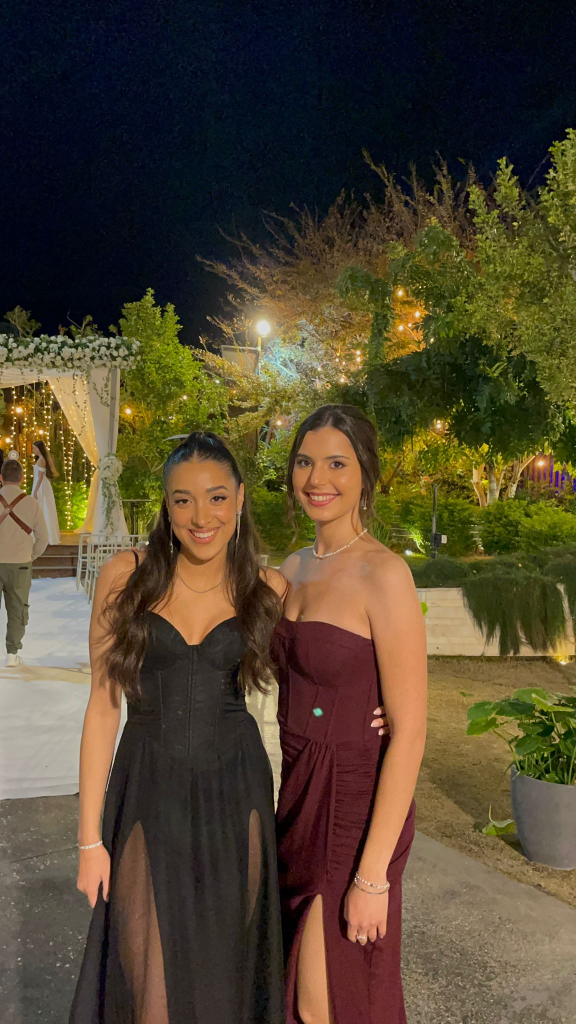
#> input picture images/image_1.jpg, 1152 x 2048 px (shown at 1/2 size)
$ python mine.py
#> lines starting #> are read from the running program, lines starting #| are printed output that depends on the picture; after the words box and inside, x2 and y2 are one past the last pixel; in counts of white or black regions, pixels touching at a corner belong together
import cv2
import numpy as np

# Load reference images and their corresponding videos
image_video_mapping = {
    "images/image_1.jpg": "videos/image_1.mp4",
    "images/image_2.jpg": "videos/image_2.mp4",
}

# Initialize ORB detector
orb = cv2.ORB_create(nfeatures=1000)

# Load reference images and compute keypoints/descriptors
reference_data = {}
for image_path, video_path in image_video_mapping.items():
    image = cv2.imread(image_path, 0)
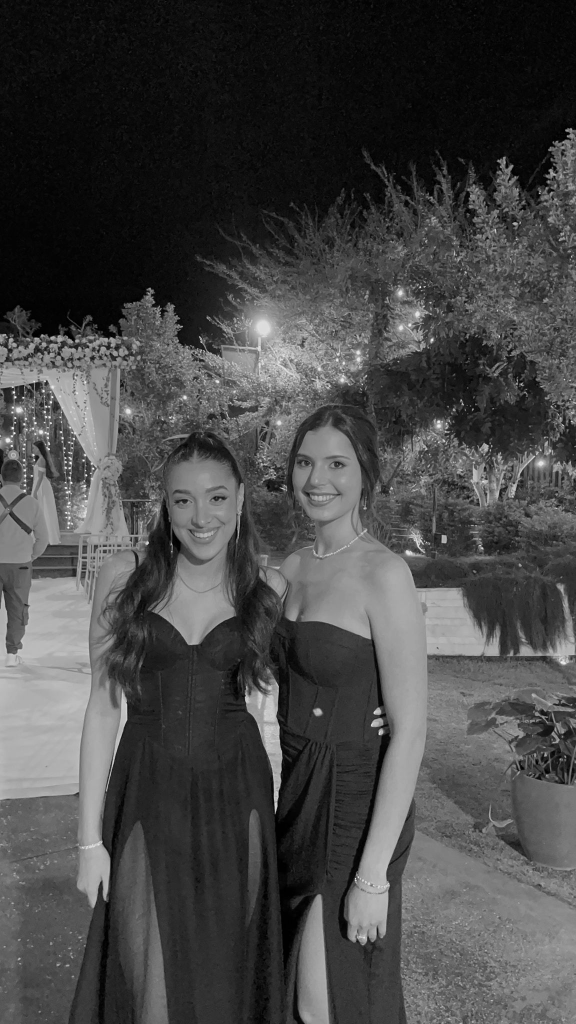
#> image: shape (2048, 1152) (shown at 1/2 size); min 0, max 255, mean 70.2
    keypoints, descriptors = orb.detectAndCompute(image, None)
#> keypoints = 1000 keypoints; strongest (x, y, size): (31, 794, 31), (173, 950, 31), (841, 574, 31), (46, 795, 31)
    reference_data[image_path] = {
        "image": image,
        "keypoints": keypoints,
        "descriptors": descriptors,
        "video": video_path
    }
#> pass 2 of the loop `for image_path, video_path in image_video_mapping.items():`:
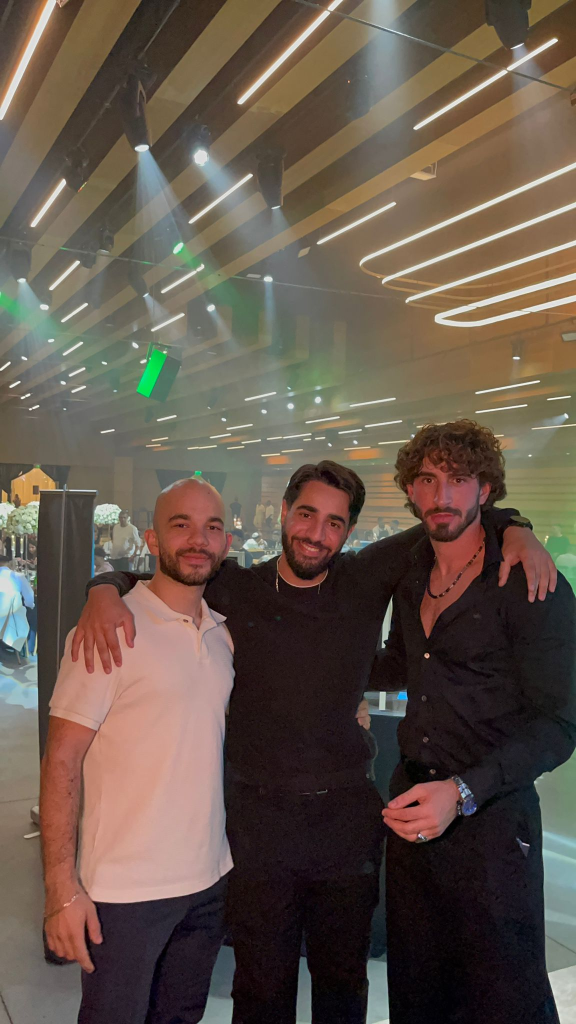
#> input picture images/image_2.jpg, 1152 x 2048 px (shown at 1/2 size)
#> `image = cv2.imread(image_path, 0)`:
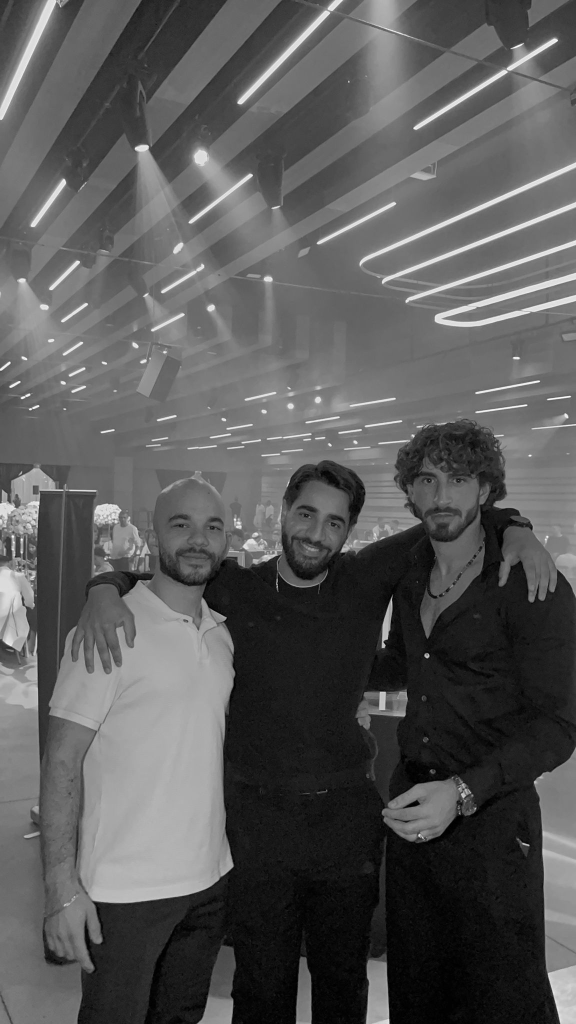
#> image: shape (2048, 1152) (shown at 1/2 size); min 0, max 255, mean 88.9
#> keypoints = 1000 keypoints; strongest (x, y, size): (552, 1167, 31), (769, 1284, 53.6), (854, 1313, 53.6), (768, 1283, 37.2)

# Start video capture
cap = cv2.VideoCapture(0)

# Initialize BFMatcher
bf = cv2.BFMatcher(cv2.NORM_HAMMING, crossCheck=True)

current_video = None
video_capture = None

while True:
    ret, frame = cap.read()
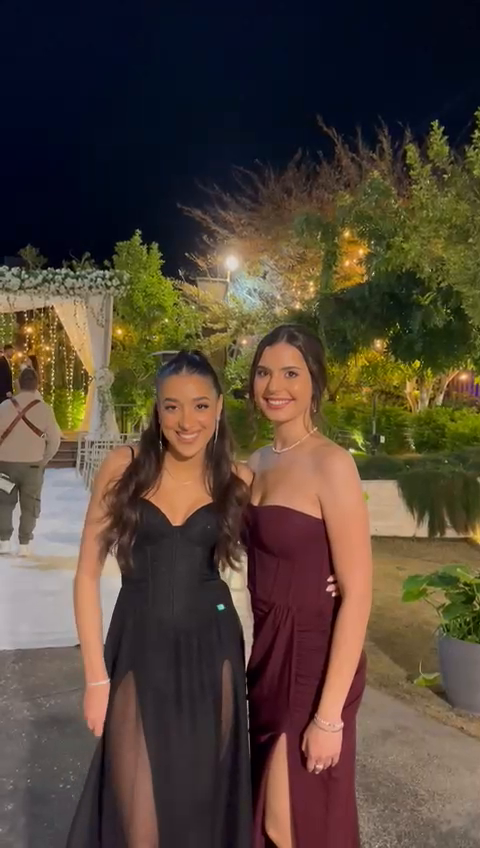
#> input picture frame 6 of videos/image_1.mp4, 480 x 848 px, given in place of the camera
#> frame is the input picture: shape (848, 480, 3); mean B, G, R 55.7, 68.1, 81.9
    if not ret:
        break

    gray_frame = cv2.cvtColor(frame, cv2.COLOR_BGR2GRAY)
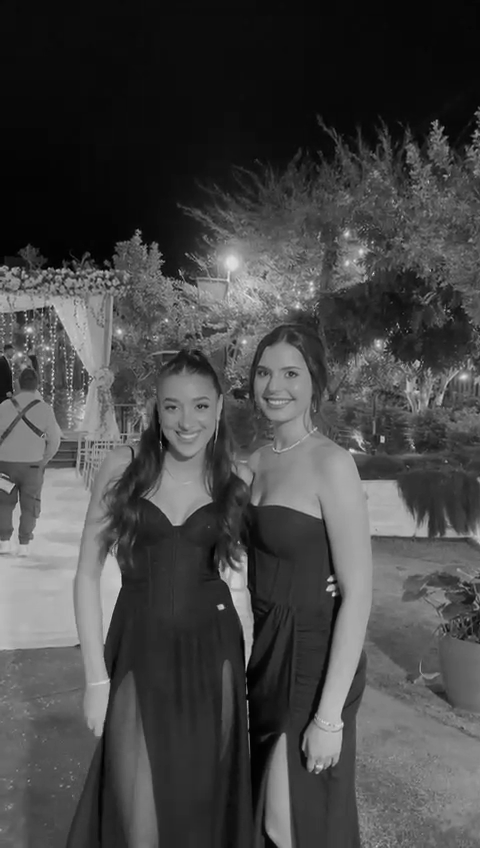
#> gray_frame: shape (848, 480); min 0, max 231, mean 70.8

    # Detect keypoints and descriptors in the current frame
    keypoints_frame, descriptors_frame = orb.detectAndCompute(gray_frame, None)
#> keypoints_frame = 1000 keypoints; strongest (x, y, size): (333, 595, 31), (222, 607, 37.2), (221, 605, 31), (220, 608, 31)

    if descriptors_frame is None:
        cv2.imshow('Augmented Reality', frame)
        if cv2.waitKey(1) & 0xFF == ord('q'):
            break
        continue

    for ref_image_path, data in reference_data.items():
        if data["descriptors"] is None:
            continue

        # Ensure descriptors have the same data type
        if descriptors_frame.dtype != data["descriptors"].dtype:
            descriptors_frame = descriptors_frame.astype(data["descriptors"].dtype)

        matches = bf.match(data["descriptors"], descriptors_frame)
#> matches = 298 matches
        matches = sorted(matches, key=lambda x: x.distance)

        # Check if matches are good enough
        if len(matches) > 20:  # Adjust threshold as needed
            frame = cv2.putText(frame, f"Match Found: {ref_image_path}", (50, 50),
                                cv2.FONT_HERSHEY_SIMPLEX, 1, (0, 255, 0), 2)

            # Find homography to get the position of the detected image
            src_pts = np.float32([data["keypoints"][m.queryIdx].pt for m in matches]).reshape(-1, 1, 2)
#> src_pts = 298 rows, first 8: [87.09, 686.8], [256.8, 821.1], [863.4, 679.3], [337.4, 606.2], [736.5, 1274], [734.6, 1272], [836.1, 1173.5], [92.07, 761.4]
            dst_pts = np.float32([keypoints_frame[m.trainIdx].pt for m in matches]).reshape(-1, 1, 2)
#> dst_pts = 298 rows, first 8: [50, 275], [118.8, 331.2], [373, 273], [153.6, 242.4], [320, 517], [318.2, 517], [361.2, 478.8], [52, 306]

            M, mask = cv2.findHomography(src_pts, dst_pts, cv2.RANSAC, 5.0)
#> M = [[0.415, 0.00403, 10.65], [-0.00076, 0.417, -10.52], [-7.64e-06, 6.04e-06, 1]]; mask = 298 values, max 1 at index 0, min 0 at index 139, mean 0.577
            h, w = data["image"].shape
#> h = 2048; w = 1152
            pts = np.float32([[0, 0], [0, h], [w, h], [w, 0]]).reshape(-1, 1, 2)
            dst = cv2.perspectiveTransform(pts, M)
#> dst = [[10.65, -10.52], [18.68, 833.5], [495.5, 839.9], [493.3, -11.5]]

            # Draw the detected area
            frame = cv2.polylines(frame, [np.int32(dst)], True, (255, 0, 0), 3, cv2.LINE_AA)
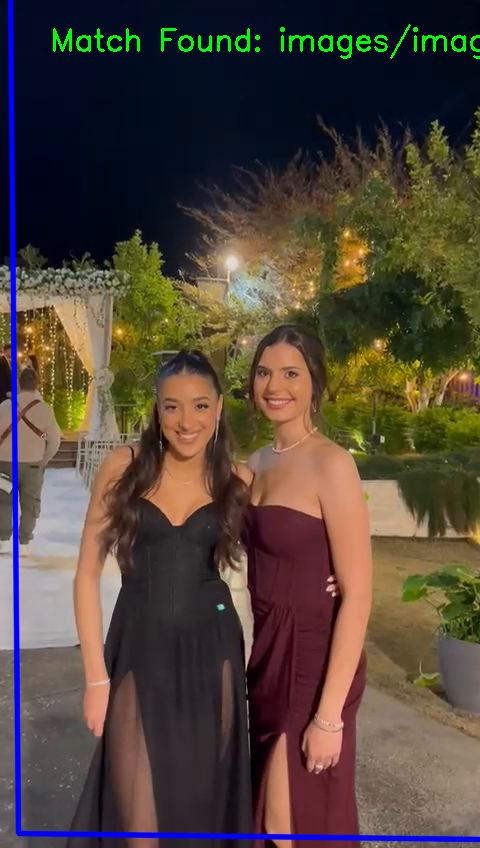
#> frame: shape (848, 480, 3); mean B, G, R 58.6, 68.5, 80.4

            # Play video if not already playing
            if current_video != ref_image_path:
                if video_capture:
                    video_capture.release()

                video_capture = cv2.VideoCapture(data["video"])
                current_video = ref_image_path
#> current_video = 'images/image_1.jpg'
            break
    else:
        current_video = None
        if video_capture:
            video_capture.release()
            video_capture = None

    # Overlay the video on the detected area if playing
    if video_capture and video_capture.isOpened():
        ret_vid, video_frame = video_capture.read()
        if ret_vid and 'dst' in locals():
            # Warp the video frame to the detected image area
            video_frame_resized = cv2.resize(video_frame, (w, h))
            warped_video = cv2.warpPerspective(video_frame_resized, M, (frame.shape[1], frame.shape[0]))

            # Create mask for the warped video
            mask = np.zeros((frame.shape[0], frame.shape[1]), dtype=np.uint8)
            cv2.fillConvexPoly(mask, np.int32(dst), 255)
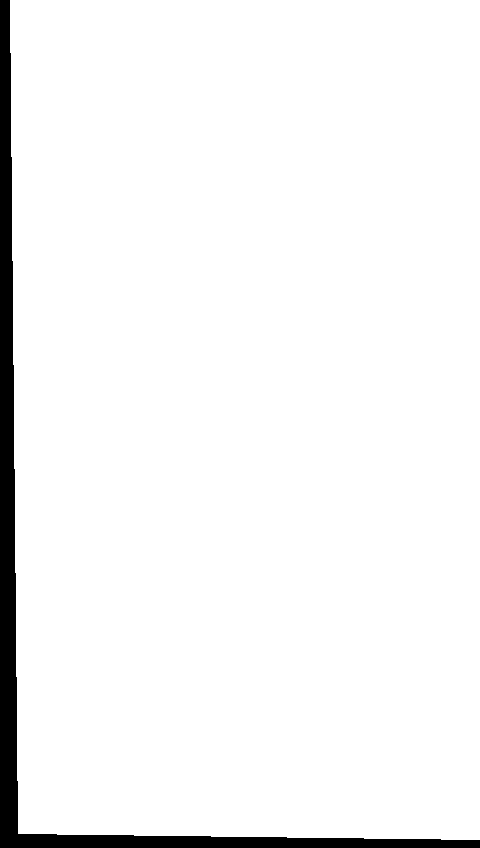
#> mask: shape (848, 480); 95.8% white; 1 black region, box (x1, y1, x2, y2) and area: (0, 0, 480, 848) 17010
            mask_inv = cv2.bitwise_not(mask)

            # Black-out the area on the frame where the video will be placed
            frame_bg = cv2.bitwise_and(frame, frame, mask=mask_inv)
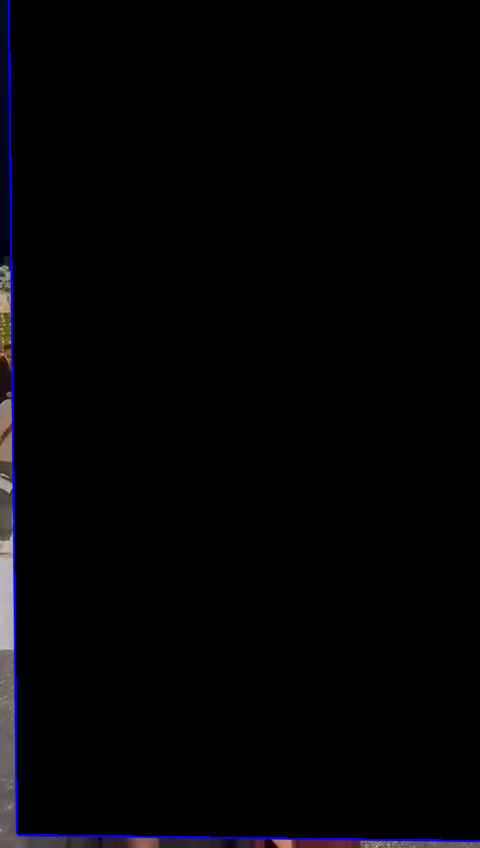
#> frame_bg: shape (848, 480, 3); mean B, G, R 4.5, 2.7, 3.1
            video_fg = cv2.bitwise_and(warped_video, warped_video, mask=mask)

            # Combine the frame and the video
            final_frame = cv2.add(frame_bg, video_fg)
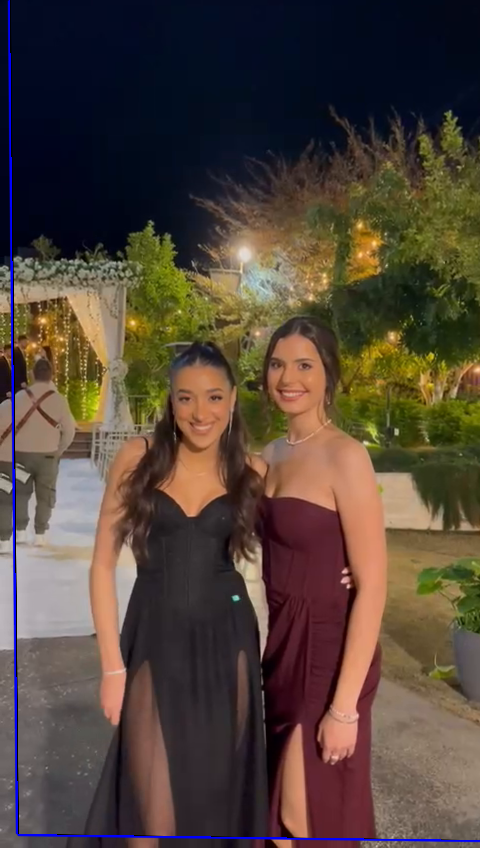
#> final_frame: shape (848, 480, 3); mean B, G, R 57.9, 67.9, 81.9
            cv2.imshow('Augmented Reality', final_frame)
        else:
            video_capture.release()
            video_capture = None
            cv2.imshow('Augmented Reality', frame)
    else:
        cv2.imshow('Augmented Reality', frame)

    if cv2.waitKey(1) & 0xFF == ord('q'):
#> (key q is pressed here)
        break

# Release everything
cap.release()
if video_capture:
    video_capture.release()
cv2.destroyAllWindows()
